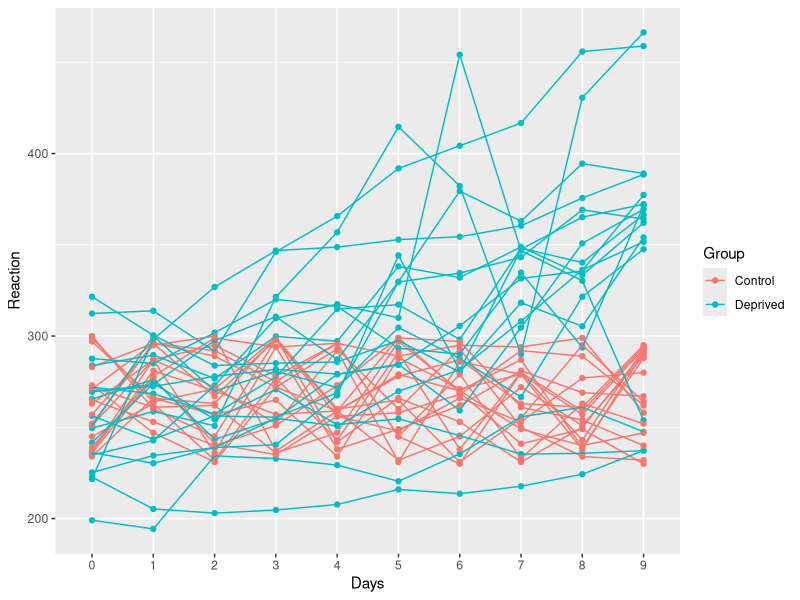
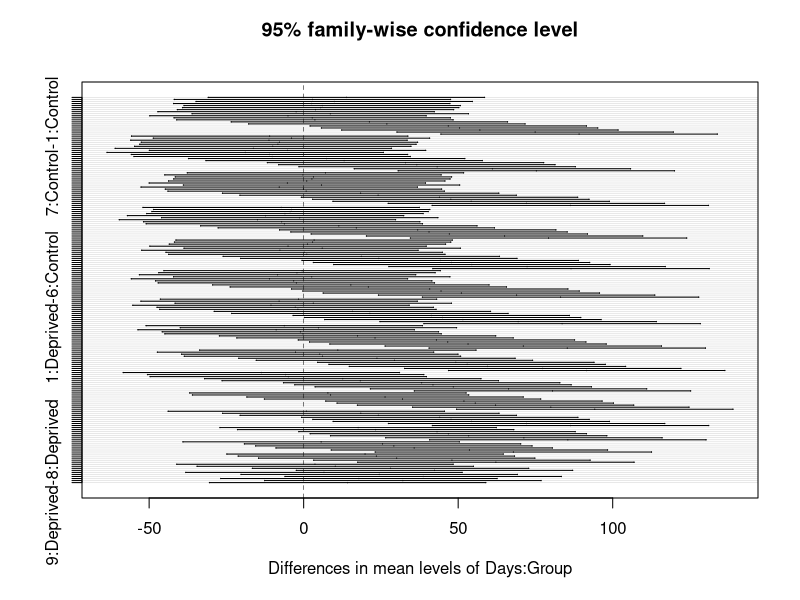

The R script that drew these images, in order:
library(tidyverse)
library(broom)

sleep_reaction <- read_csv("9_statistics/simple_data/sleep.csv")

sleep_reaction$Days <- as.factor(sleep_reaction$Days)
sleep_reaction$Subject <- as.factor(sleep_reaction$Subject)
sleep_reaction$Group <- as.factor(sleep_reaction$Group)

summary_reaction <- sleep_reaction %>%
  group_by(Group,Days)%>%
  summarise(mean_reaction <-  mean(Reaction))

ggplot(sleep_reaction, aes(Days, Reaction, color = Group), alpha = .5)+
  geom_point()+
  geom_line(aes(group = Subject))

anova_sleep_reaction <- aov(Reaction ~ Days * Group, data = sleep_reaction)
tidy(anova_sleep_reaction)
summary(anova_sleep_reaction)

tukey_sleep_reaction <- TukeyHSD(anova_sleep_reaction, which = 'Days:Group', conf.level = 0.95)

plot(tukey_sleep_reaction)

tidy_tukey <- tidy(tukey_sleep_reaction)%>%
  filter(adj.p.value < 0.05)

tidy_tukey
